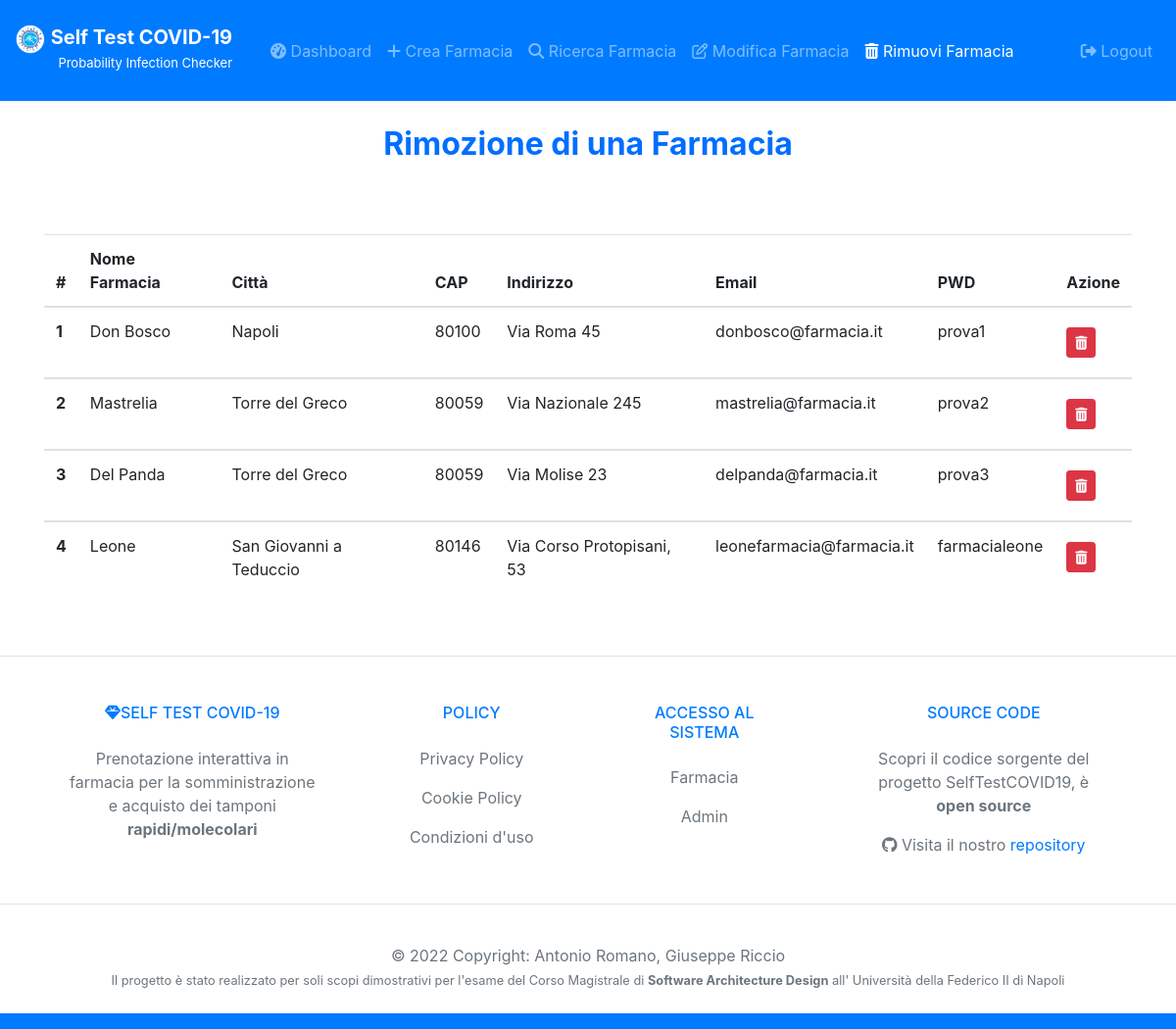
Screenshot of /rimozioneFarmacia (signed in) with the database file from the repository.
### tables this page shows
CREATE TABLE `Farmacie` (
	ID INTEGER PRIMARY KEY AUTOINCREMENT,
	NomeFarmacia VARCHAR(50),
	Citta VARCHAR(50),
	CAP INT(5),
	Indirizzo VARCHAR(50),
	Email VARCHAR(50),
	PWD VARCHAR(50),
	UNIQUE(NomeFarmacia,Email)
);

### controllers/GestioneFarmaciaController.py (the view)
def rimozioneFarmacia():
    msg = ""
    if 'loggedin' in session:
        connection = connectDB()
        farmacie = connection.execute('SELECT * FROM Farmacie').fetchall()
        connection.close()
    else:
        return redirect('/loginAdmin')
    return render_template('/AdminView/rimozioneFarmacia.html', farmacie=farmacie, msg=msg)

### models/DB.py (called while the page is built)
def connectDB():
    connection = sqlite3.connect('./models/selftestcovid19.db')
    connection.row_factory = sqlite3.Row
    return connection

### templates/AdminView/rimozioneFarmacia.html (shortened to what this page needs)
<!doctype html>
<html lang="it">
<head>
  <link rel="stylesheet" href="https://cdnjs.cloudflare.com/ajax/libs/font-awesome/4.7.0/css/font-awesome.min.css">
  <link rel="stylesheet" href="https://stackpath.bootstrapcdn.com/bootstrap/4.3.1/css/bootstrap.min.css">
</head>
<body>
  <nav class="navbar navbar-expand-lg navbar-dark bg-primary">
    <div style="margin-top: 10px; margin-right: 15px;">
      <a class="navbar-brand" href="#">
        <img src="/static/logo.png" width="30" height="30" alt="">
        <span style="margin-top: 10px; color: white; font-size: 20px ;"><b>Self Test COVID-19</b><br>
          <p style="font-size: small; text-align: right;">Probability Infection Checker</p></a></span>
    </div>
    <div class="collapse navbar-collapse" id="navbarSupportedContent">
      <ul class="navbar-nav mr-auto">
        <li class="nav-item">
          <a class="nav-link" href="/dashboardAdmin"><i class="fa fa-tachometer" aria-hidden="true"></i> Dashboard</a>
        </li>
        <li class="nav-item">
          <a class="nav-link" href="/creaFarmacia"><i class="fa fa-plus" aria-hidden="true"></i> Crea Farmacia</a>
        </li>
        <li class="nav-item">
          <a class="nav-link" href="/ricercaFarmacia"><i class="fa fa-search" aria-hidden="true"></i> Ricerca
            Farmacia</a>
        </li>
        <li class="nav-item">
          <a class="nav-link" href="/modificaFarmacia"><i class="fa fa-pencil-square-o" aria-hidden="true"></i> Modifica
            Farmacia</a>
        </li>
        <li class="nav-item active">
          <a class="nav-link" href="#"><i class="fa fa-trash" aria-hidden="true"></i> Rimuovi Farmacia</a>
        </li>
      </ul>
      <ul class="navbar-nav ml-auto">
        <li class="nav-item">
          <a class="nav-link" href="/logout"><i class="fa fa-sign-out" aria-hidden="true"></i> Logout</a>
        </li>
      </ul>
    </div>
  </nav>
  <div class="container">
    <center>
      <h2 class="text-center" style="margin: 25px;"><b><span style="color: #006eff;">
            Rimozione di una Farmacia </span></b></h2>
      <div class="d-flex justify-content-center mt-5 table-responsive">
        <table class="table">
          <thead>
            <tr>
              <th scope="col">#</th>
              <th scope="col">Nome Farmacia</th>
              <th scope="col">Città</th>
              <th scope="col">CAP</th>
              <th scope="col">Indirizzo</th>
              <th scope="col">Email</th>
              <th scope="col">PWD</th>
              <th scope="col">Azione</th>
            </tr>
          </thead>
          <tbody>
            {% for farmacia in farmacie %}
            <tr>
              <th scope="row">{{ farmacia.ID }}</th>
              <td>{{ farmacia.NomeFarmacia }}</td>
              <td>{{ farmacia.Citta }}</td>
              <td>{{ farmacia.CAP }}</td>
              <td>{{ farmacia.Indirizzo }}</td>
              <td>{{ farmacia.Email }}</td>
              <td>{{ farmacia.PWD }}</td>
              <td>
                <form action="{{ farmacia.ID }}/rimuoviFarmacia" method="POST">
                  <button type="submit" class="btn btn-danger btn-sm my-2"><i class="fa fa-trash"
                      aria-hidden="true"></i></button>
                </form>
              </td>
            </tr>
          </tbody>
          {% endfor %}
        </table>
      </div>
    </center>
  </div>
</body>
<footer class="text-lg text-lg-start bg-white text-muted">
  <section class="d-flex justify-content-center justify-content-lg-between p-4 border-bottom">
  </section>
  <section class="">
    <div class="container text-center text-md-start mt-5">
      <div class="row mt-3">
        <div class="col-md-3 col-lg-4 col-xl-3 mx-auto mb-4">
          <h6 class="text-uppercase fw-bold mb-4  text-primary">
            <i class="fas fa-gem me-3"></i>Self Test COVID-19
          </h6>
          <p>
            Prenotazione interattiva in farmacia per la somministrazione e acquisto dei tamponi <b>rapidi/molecolari</b>
          </p>
        </div>
        <div class="col-md-2 col-lg-2 col-xl-2 mx-auto mb-4">
          <h6 class="text-uppercase fw-bold mb-4  text-primary">
            Policy
          </h6>
          <p>
            <a href="#!" class="text-reset">Privacy Policy</a>
          </p>
          <p>
            <a href="#!" class="text-reset">Cookie Policy</a>
          </p>
          <p>
            <a href="#!" class="text-reset">Condizioni d'uso</a>
          </p>
        </div>
        <div class="col-md-3 col-lg-2 col-xl-2 mx-auto mb-4">
          <h6 class="text-uppercase fw-bold mb-4  text-primary">
            Accesso al sistema
          </h6>
          <p>
            <a href="/loginFarmacia" class="text-reset">Farmacia</a>
          </p>
          <p>
            <a href="/loginAdmin" class="text-reset">Admin</a>
          </p>
        </div>
        <div class="col-md-4 col-lg-3 col-xl-3 mx-auto mb-md-0 mb-4">
          <h6 class="text-uppercase fw-bold mb-4  text-primary">SOURCE CODE</h6>
          <p>Scopri il codice sorgente del progetto SelfTestCOVID19, è <b>open source</b></p>
          <p><i class="fa fa-github"></i> Visita il nostro <a href="https://github.com/giuseppericcio/SelfTestCovid19">repository</a></p>
        </div>
      </div>
    </div>
  </section>
  <hr>
  <div class="text-center p-4  text-muted" style="background-color: rgba(255, 255, 255, 0.05);">
    © 2022 Copyright:
    <a class="text-muted fw-bold">Antonio Romano, Giuseppe Riccio</a>
    <small id="dateHelp" class="form-text text-muted text-primary">Il progetto è stato realizzato per soli scopi
      dimostrativi per l'esame del Corso Magistrale di <b>Software Architecture Design</b> all' Università della
      Federico II di Napoli</small>
  </div>
</footer>
  <nav class="navbar navbar-expand-lg navbar-dark bg-primary">
  </nav>
</body>
</html>

### rows the page displays
Farmacie: ID "1", NomeFarmacia "Don Bosco", Citta "Napoli", CAP "80100", Indirizzo "Via Roma 45", Email "donbosco@farmacia.it", PWD "prova1"
Farmacie: ID "2", NomeFarmacia "Mastrelia", Citta "Torre del Greco", CAP "80059", Indirizzo "Via Nazionale 245", Email "mastrelia@farmacia.it", PWD "prova2"
Farmacie: ID "3", NomeFarmacia "Del Panda", Citta "Torre del Greco", CAP "80059", Indirizzo "Via Molise 23", Email "delpanda@farmacia.it", PWD "prova3"
Farmacie: ID "4", NomeFarmacia "Leone", Citta "San Giovanni a Teduccio", CAP "80146", Indirizzo "Via Corso Protopisani, 53", Email "leonefarmacia@farmacia.it", PWD "farmacialeone"
